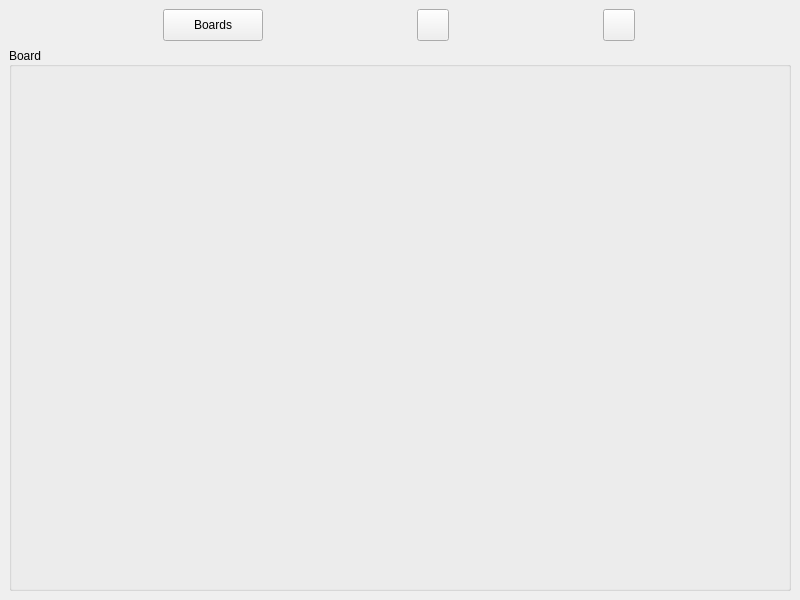
<?xml version="1.0" encoding="UTF-8"?>
<ui version="4.0">
 <class>MainWindow</class>
 <widget class="QMainWindow" name="MainWindow">
  <property name="geometry">
   <rect>
    <x>0</x>
    <y>0</y>
    <width>800</width>
    <height>600</height>
   </rect>
  </property>
  <property name="minimumSize">
   <size>
    <width>800</width>
    <height>600</height>
   </size>
  </property>
  <property name="windowTitle">
   <string>Kanban</string>
  </property>
  <property name="windowIcon">
   <iconset resource="resource.qrc">
    <normaloff>:/resource/img/appIcon.png</normaloff>:/resource/img/appIcon.png</iconset>
  </property>
  <property name="layoutDirection">
   <enum>Qt::LeftToRight</enum>
  </property>
  <widget class="QWidget" name="centralwidget">
   <property name="sizePolicy">
    <sizepolicy hsizetype="Preferred" vsizetype="Preferred">
     <horstretch>0</horstretch>
     <verstretch>0</verstretch>
    </sizepolicy>
   </property>
   <property name="layoutDirection">
    <enum>Qt::LeftToRight</enum>
   </property>
   <layout class="QVBoxLayout" name="verticalLayout_2">
    <item>
     <layout class="QHBoxLayout" name="toolsHorizontalLayout">
      <property name="spacing">
       <number>0</number>
      </property>
      <item>
       <widget class="QPushButton" name="goToBoardspushButton">
        <property name="sizePolicy">
         <sizepolicy hsizetype="Maximum" vsizetype="Maximum">
          <horstretch>0</horstretch>
          <verstretch>0</verstretch>
         </sizepolicy>
        </property>
        <property name="minimumSize">
         <size>
          <width>100</width>
          <height>32</height>
         </size>
        </property>
        <property name="maximumSize">
         <size>
          <width>100</width>
          <height>32</height>
         </size>
        </property>
        <property name="cursor">
         <cursorShape>PointingHandCursor</cursorShape>
        </property>
        <property name="toolTip">
         <string>&lt;html&gt;&lt;head/&gt;&lt;body&gt;&lt;p&gt;Go to boards&lt;/p&gt;&lt;/body&gt;&lt;/html&gt;</string>
        </property>
        <property name="styleSheet">
         <string notr="true"/>
        </property>
        <property name="text">
         <string>Boards</string>
        </property>
        <property name="shortcut">
         <string>Ctrl+B</string>
        </property>
        <property name="autoRepeatDelay">
         <number>300</number>
        </property>
        <property name="autoRepeatInterval">
         <number>100</number>
        </property>
       </widget>
      </item>
      <item>
       <widget class="QToolButton" name="delBoardToolButton">
        <property name="sizePolicy">
         <sizepolicy hsizetype="Maximum" vsizetype="Maximum">
          <horstretch>0</horstretch>
          <verstretch>0</verstretch>
         </sizepolicy>
        </property>
        <property name="minimumSize">
         <size>
          <width>32</width>
          <height>32</height>
         </size>
        </property>
        <property name="maximumSize">
         <size>
          <width>32</width>
          <height>32</height>
         </size>
        </property>
        <property name="cursor">
         <cursorShape>PointingHandCursor</cursorShape>
        </property>
        <property name="toolTip">
         <string>&lt;html&gt;&lt;head/&gt;&lt;body&gt;&lt;p&gt;Remove custom column&lt;/p&gt;&lt;/body&gt;&lt;/html&gt;</string>
        </property>
        <property name="styleSheet">
         <string notr="true">background-image: url(:/resource/img/delColumn.png);</string>
        </property>
        <property name="text">
         <string/>
        </property>
        <property name="shortcut">
         <string>Ctrl+D</string>
        </property>
        <property name="autoRepeatDelay">
         <number>300</number>
        </property>
        <property name="autoRepeatInterval">
         <number>100</number>
        </property>
       </widget>
      </item>
      <item>
       <widget class="QToolButton" name="newBoardToolButton">
        <property name="sizePolicy">
         <sizepolicy hsizetype="Maximum" vsizetype="Maximum">
          <horstretch>0</horstretch>
          <verstretch>0</verstretch>
         </sizepolicy>
        </property>
        <property name="minimumSize">
         <size>
          <width>32</width>
          <height>32</height>
         </size>
        </property>
        <property name="maximumSize">
         <size>
          <width>32</width>
          <height>32</height>
         </size>
        </property>
        <property name="cursor">
         <cursorShape>PointingHandCursor</cursorShape>
        </property>
        <property name="contextMenuPolicy">
         <enum>Qt::NoContextMenu</enum>
        </property>
        <property name="toolTip">
         <string>&lt;html&gt;&lt;head/&gt;&lt;body&gt;&lt;p&gt;Create new custom column&lt;/p&gt;&lt;/body&gt;&lt;/html&gt;</string>
        </property>
        <property name="layoutDirection">
         <enum>Qt::LeftToRight</enum>
        </property>
        <property name="styleSheet">
         <string notr="true">background-image: url(:/resource/img/newColumn.png);</string>
        </property>
        <property name="inputMethodHints">
         <set>Qt::ImhNone</set>
        </property>
        <property name="text">
         <string/>
        </property>
        <property name="shortcut">
         <string>Ctrl+N</string>
        </property>
        <property name="autoRepeatDelay">
         <number>300</number>
        </property>
        <property name="autoRepeatInterval">
         <number>100</number>
        </property>
       </widget>
      </item>
     </layout>
    </item>
    <item>
     <widget class="QGroupBox" name="boardGroupBox">
      <property name="title">
       <string>Board</string>
      </property>
      <property name="alignment">
       <set>Qt::AlignLeading|Qt::AlignLeft|Qt::AlignVCenter</set>
      </property>
      <layout class="QHBoxLayout" name="horizontalLayout_2"/>
     </widget>
    </item>
   </layout>
  </widget>
 </widget>
 <resources>
  <include location="resource.qrc"/>
 </resources>
 <connections/>
</ui>
